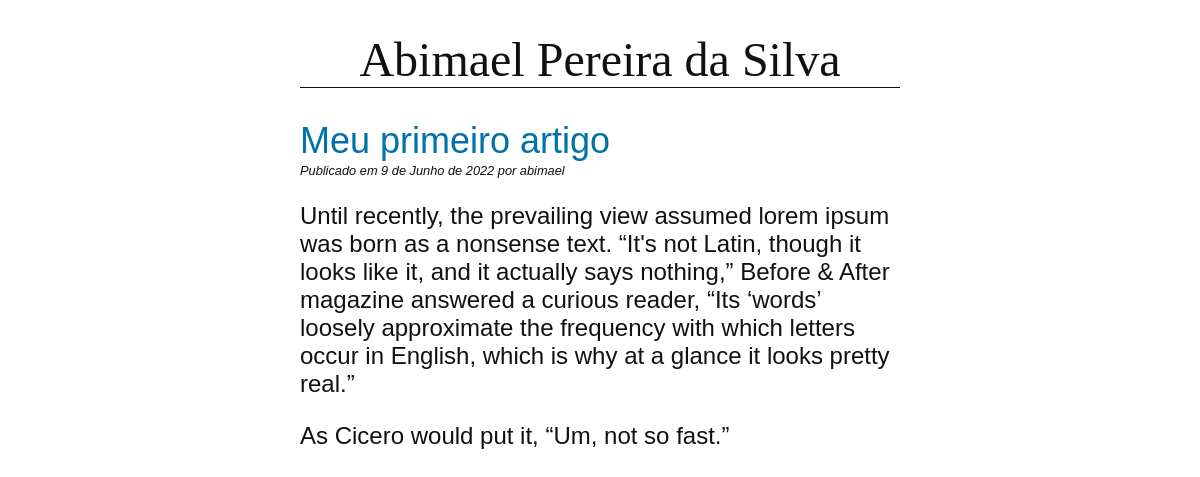
The page /blog/meu-primeiro-artigo/ on the database its author committed.
### blog/models.py (models this page shows, shortened)
class Post(models.Model):
    title = models.CharField(max_length=255)
    slug = models.SlugField(max_length=255, unique=True)
    author = models.ForeignKey(User, on_delete=models.CASCADE)
    body = models.TextField()
    created = models.DateField(auto_now_add=True)
    updated = models.DateField(auto_now=True)
    class Meta:
        ordering = ("-created", )

### blog/views.py (the view)
# urls.py: path("<slug:slug>/", views.PostDetailView.as_view(), name="detail")
class PostDetailView(DetailView):
    model = Post

### blog/templates/blog/post_detail.html (shortened to what this page needs)
{% extends 'blog/base.html' %}
{% block content %}
    <h2>{{ post.title }}</h2>
    <p class="date">
        Publicado em {{ post.created }} por {{ post.author }}
    </p>
    {{ post.body|linebreaks }}
{% endblock  %}

### blog/static/css/blog.css (style rules this page uses)
body { margin: 0 25%; font-family: sans-serif; font-size: 1.5rem; color: #111111; }
h2 { color: #0072aa; font-weight: normal; margin-bottom: 1px; }
p.date { font-size: 0.8rem; font-style: italic; margin-top: 1px; }

### rows shown on the page
Post: title "Meu primeiro artigo", created "9 de Junho de 2022", author "abimael", body "Until recently, the prevailing view assumed lorem ipsum was born as a nonsense text. “It's not Latin, though it looks like it, and it actually says nothing,” Before & After magazine answered a curious reader, “Its ‘words’ loosely approximate the frequency with which letters occur in English, which is why at a glance it looks pretty real.” As Cicero would put it, “Um, not so fast.”"
